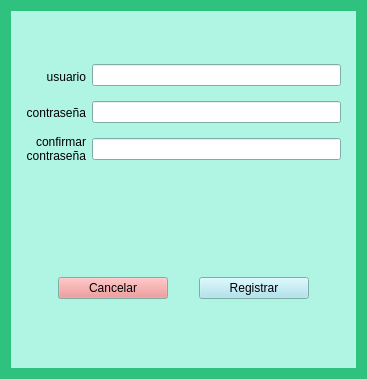
<?xml version="1.0" encoding="UTF-8"?>
<ui version="4.0">
 <class>VistaRegistro</class>
 <widget class="QWidget" name="VistaRegistro">
  <property name="geometry">
   <rect>
    <x>0</x>
    <y>0</y>
    <width>367</width>
    <height>379</height>
   </rect>
  </property>
  <property name="palette">
   <palette>
    <active>
     <colorrole role="Base">
      <brush brushstyle="SolidPattern">
       <color alpha="255">
        <red>255</red>
        <green>255</green>
        <blue>255</blue>
       </color>
      </brush>
     </colorrole>
     <colorrole role="Window">
      <brush brushstyle="SolidPattern">
       <color alpha="255">
        <red>46</red>
        <green>194</green>
        <blue>126</blue>
       </color>
      </brush>
     </colorrole>
    </active>
    <inactive>
     <colorrole role="Base">
      <brush brushstyle="SolidPattern">
       <color alpha="255">
        <red>255</red>
        <green>255</green>
        <blue>255</blue>
       </color>
      </brush>
     </colorrole>
     <colorrole role="Window">
      <brush brushstyle="SolidPattern">
       <color alpha="255">
        <red>46</red>
        <green>194</green>
        <blue>126</blue>
       </color>
      </brush>
     </colorrole>
    </inactive>
    <disabled>
     <colorrole role="Base">
      <brush brushstyle="SolidPattern">
       <color alpha="255">
        <red>46</red>
        <green>194</green>
        <blue>126</blue>
       </color>
      </brush>
     </colorrole>
     <colorrole role="Window">
      <brush brushstyle="SolidPattern">
       <color alpha="255">
        <red>46</red>
        <green>194</green>
        <blue>126</blue>
       </color>
      </brush>
     </colorrole>
    </disabled>
   </palette>
  </property>
  <property name="windowTitle">
   <string>Form</string>
  </property>
  <layout class="QVBoxLayout" name="verticalLayout_3">
   <item>
    <widget class="QWidget" name="widget" native="true">
     <property name="palette">
      <palette>
       <active>
        <colorrole role="Base">
         <brush brushstyle="SolidPattern">
          <color alpha="255">
           <red>255</red>
           <green>255</green>
           <blue>255</blue>
          </color>
         </brush>
        </colorrole>
        <colorrole role="Window">
         <brush brushstyle="SolidPattern">
          <color alpha="255">
           <red>176</red>
           <green>244</green>
           <blue>228</blue>
          </color>
         </brush>
        </colorrole>
       </active>
       <inactive>
        <colorrole role="Base">
         <brush brushstyle="SolidPattern">
          <color alpha="255">
           <red>255</red>
           <green>255</green>
           <blue>255</blue>
          </color>
         </brush>
        </colorrole>
        <colorrole role="Window">
         <brush brushstyle="SolidPattern">
          <color alpha="255">
           <red>176</red>
           <green>244</green>
           <blue>228</blue>
          </color>
         </brush>
        </colorrole>
       </inactive>
       <disabled>
        <colorrole role="Base">
         <brush brushstyle="SolidPattern">
          <color alpha="255">
           <red>176</red>
           <green>244</green>
           <blue>228</blue>
          </color>
         </brush>
        </colorrole>
        <colorrole role="Window">
         <brush brushstyle="SolidPattern">
          <color alpha="255">
           <red>176</red>
           <green>244</green>
           <blue>228</blue>
          </color>
         </brush>
        </colorrole>
       </disabled>
      </palette>
     </property>
     <property name="focusPolicy">
      <enum>Qt::NoFocus</enum>
     </property>
     <property name="contextMenuPolicy">
      <enum>Qt::DefaultContextMenu</enum>
     </property>
     <property name="autoFillBackground">
      <bool>true</bool>
     </property>
     <layout class="QVBoxLayout" name="verticalLayout_5">
      <property name="leftMargin">
       <number>15</number>
      </property>
      <property name="rightMargin">
       <number>15</number>
      </property>
      <item>
       <layout class="QVBoxLayout" name="verticalLayout_4">
        <property name="spacing">
         <number>0</number>
        </property>
        <property name="bottomMargin">
         <number>30</number>
        </property>
        <item>
         <layout class="QHBoxLayout" name="horizontalLayout">
          <property name="spacing">
           <number>6</number>
          </property>
          <property name="topMargin">
           <number>44</number>
          </property>
          <property name="bottomMargin">
           <number>0</number>
          </property>
          <item>
           <layout class="QVBoxLayout" name="verticalLayout">
            <property name="spacing">
             <number>10</number>
            </property>
            <property name="topMargin">
             <number>0</number>
            </property>
            <property name="bottomMargin">
             <number>0</number>
            </property>
            <item>
             <widget class="QLabel" name="etiqueta_usuario_registro">
              <property name="text">
               <string>usuario</string>
              </property>
              <property name="alignment">
               <set>Qt::AlignRight|Qt::AlignTrailing|Qt::AlignVCenter</set>
              </property>
             </widget>
            </item>
            <item>
             <widget class="QLabel" name="etiqueta_contrasena_registro">
              <property name="text">
               <string>contraseña</string>
              </property>
              <property name="alignment">
               <set>Qt::AlignRight|Qt::AlignTrailing|Qt::AlignVCenter</set>
              </property>
             </widget>
            </item>
            <item>
             <widget class="QLabel" name="etiqueta_confirmar_contrasena">
              <property name="text">
               <string>confirmar
contraseña</string>
              </property>
              <property name="alignment">
               <set>Qt::AlignBottom|Qt::AlignRight|Qt::AlignTrailing</set>
              </property>
             </widget>
            </item>
           </layout>
          </item>
          <item>
           <layout class="QVBoxLayout" name="verticalLayout_2">
            <property name="spacing">
             <number>15</number>
            </property>
            <property name="topMargin">
             <number>0</number>
            </property>
            <property name="bottomMargin">
             <number>3</number>
            </property>
            <item>
             <widget class="QLineEdit" name="entrada_usuario_registro"/>
            </item>
            <item>
             <widget class="QLineEdit" name="entrada_contrasena_registro"/>
            </item>
            <item>
             <widget class="QLineEdit" name="entrada_confirmar_contrasena"/>
            </item>
           </layout>
          </item>
         </layout>
        </item>
        <item>
         <widget class="QLabel" name="label_error_visual_reg">
          <property name="palette">
           <palette>
            <active>
             <colorrole role="WindowText">
              <brush brushstyle="SolidPattern">
               <color alpha="255">
                <red>224</red>
                <green>27</green>
                <blue>36</blue>
               </color>
              </brush>
             </colorrole>
            </active>
            <inactive>
             <colorrole role="WindowText">
              <brush brushstyle="SolidPattern">
               <color alpha="255">
                <red>224</red>
                <green>27</green>
                <blue>36</blue>
               </color>
              </brush>
             </colorrole>
            </inactive>
            <disabled>
             <colorrole role="WindowText">
              <brush brushstyle="SolidPattern">
               <color alpha="255">
                <red>190</red>
                <green>190</green>
                <blue>190</blue>
               </color>
              </brush>
             </colorrole>
            </disabled>
           </palette>
          </property>
          <property name="text">
           <string/>
          </property>
          <property name="alignment">
           <set>Qt::AlignLeading|Qt::AlignLeft|Qt::AlignTop</set>
          </property>
         </widget>
        </item>
        <item>
         <layout class="QHBoxLayout" name="horizontalLayout_2">
          <property name="spacing">
           <number>8</number>
          </property>
          <property name="leftMargin">
           <number>9</number>
          </property>
          <property name="rightMargin">
           <number>9</number>
          </property>
          <property name="bottomMargin">
           <number>30</number>
          </property>
          <item>
           <widget class="QPushButton" name="boton_cancelar">
            <property name="enabled">
             <bool>true</bool>
            </property>
            <property name="maximumSize">
             <size>
              <width>110</width>
              <height>16777215</height>
             </size>
            </property>
            <property name="palette">
             <palette>
              <active>
               <colorrole role="Button">
                <brush brushstyle="SolidPattern">
                 <color alpha="255">
                  <red>239</red>
                  <green>133</green>
                  <blue>133</blue>
                 </color>
                </brush>
               </colorrole>
              </active>
              <inactive>
               <colorrole role="Button">
                <brush brushstyle="SolidPattern">
                 <color alpha="255">
                  <red>239</red>
                  <green>133</green>
                  <blue>133</blue>
                 </color>
                </brush>
               </colorrole>
              </inactive>
              <disabled>
               <colorrole role="Button">
                <brush brushstyle="SolidPattern">
                 <color alpha="255">
                  <red>239</red>
                  <green>133</green>
                  <blue>133</blue>
                 </color>
                </brush>
               </colorrole>
              </disabled>
             </palette>
            </property>
            <property name="text">
             <string>Cancelar</string>
            </property>
           </widget>
          </item>
          <item>
           <widget class="QPushButton" name="boton_registrar">
            <property name="maximumSize">
             <size>
              <width>110</width>
              <height>16777215</height>
             </size>
            </property>
            <property name="palette">
             <palette>
              <active>
               <colorrole role="Button">
                <brush brushstyle="SolidPattern">
                 <color alpha="255">
                  <red>163</red>
                  <green>223</green>
                  <blue>236</blue>
                 </color>
                </brush>
               </colorrole>
              </active>
              <inactive>
               <colorrole role="Button">
                <brush brushstyle="SolidPattern">
                 <color alpha="255">
                  <red>163</red>
                  <green>223</green>
                  <blue>236</blue>
                 </color>
                </brush>
               </colorrole>
              </inactive>
              <disabled>
               <colorrole role="Button">
                <brush brushstyle="SolidPattern">
                 <color alpha="255">
                  <red>163</red>
                  <green>223</green>
                  <blue>236</blue>
                 </color>
                </brush>
               </colorrole>
              </disabled>
             </palette>
            </property>
            <property name="text">
             <string>Registrar</string>
            </property>
           </widget>
          </item>
         </layout>
        </item>
       </layout>
      </item>
     </layout>
    </widget>
   </item>
  </layout>
 </widget>
 <resources/>
 <connections/>
</ui>
